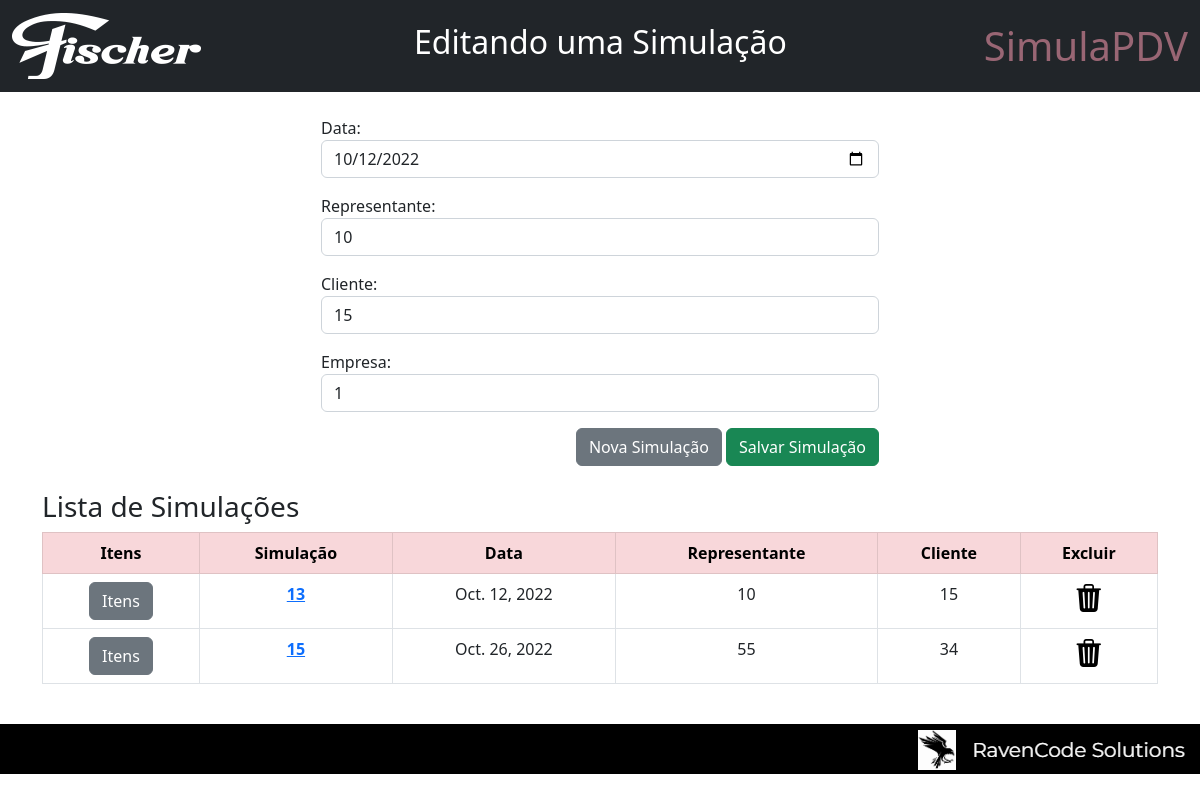
The page /edit_simulation/13 on the database its author committed.
### pdvSimulations/models.py (models this page shows)
class Simulacao(models.Model):
    dt_simulacao = models.DateField()
    cod_rep = models.IntegerField()
    cod_cliente = models.IntegerField()
    cod_empr = models.IntegerField(default=1)
    situacao = models.BooleanField(default=True)

### pdvSimulations/views.py (the view)
# urls.py: path('edit_simulation/<simulation_id>', views.edit_simulation, name='edit_simulation'),
def edit_simulation(request, simulation_id):
    if request.method == 'POST':
        simulacao = Simulacao.objects.get(pk=simulation_id)
        form = NovaSimulacao(request.POST or None, instance=simulacao)
        if form.is_valid():
            form.save()
    else:
        simulacao = Simulacao.objects.get(pk=simulation_id)
        form = NovaSimulacao(instance=simulacao)
    todas_simulacoes = Simulacao.objects.all
    return render(request, 'simulations.html',{'title':'Editando uma Simulação','simulacao':simulacao,'form': form,'todas_simulacoes':todas_simulacoes})

### pdvSimulations/forms.py
class NovaSimulacao(forms.ModelForm):
    class Meta:
        model = Simulacao
        fields = ('dt_simulacao','cod_rep','cod_cliente','cod_empr')#,'situacao')
        labels = {
            'dt_simulacao':'Data:',
            'cod_rep':'Representante:',
            'cod_cliente':'Cliente:',
            'cod_empr':'Empresa:'
        }
        widgets = {
            'dt_simulacao':forms.DateInput(attrs={'type':'date','class':'form-control'}),
            'cod_rep':forms.NumberInput(attrs={'class':'form-control'}),
            'cod_cliente':forms.NumberInput( attrs={'class':'form-control'}),
            'cod_empr':forms.NumberInput(attrs={'class':'form-control'})
        }

### pdvSimulations/templates/simulations.html (shortened to what this page needs)
{% extends 'base.html' %}
{% block title %} {{title}} {% endblock %}
{% block content %}
    <div class="col-md-6 offset-md-3">
        <form method="POST">
            {{ form.as_p }}
            <div class="text-end">
                <button onclick="location.href='{% url 'simulations' %}'" type="button" class="btn btn-secondary">Nova Simulação</button>
                <input type="submit" value="Salvar Simulação" class="btn btn-success">
            </div>
        </form>
    </div>
    <br>
    {% if todas_simulacoes %}
    <h3>Lista de Simulações</h3>
    <table class="table table-bordered">
        <thead>
            <tr class="table-danger text-center">
                <th>Itens</th>
                <th>Simulação</th>
                <th>Data</th>
                <th>Representante</th>
                <th>Cliente</th>
                <th>Excluir</th>
            </tr>
        </thead>
        {% for simulacao in todas_simulacoes %}
            <tbody class="text-center">
                <tr>
                    <td>
                        <button onclick="location.href='{% url 'simulation_items' simulacao.id %}'" type="button" class="btn btn-secondary">Itens</button>
                    </td>
                    <th scope="row"><a href="{% url 'edit_simulation' simulacao.id %}">{{ simulacao.id }}</a></th>
                    <td>{{ simulacao.dt_simulacao }}</td>
                    <td>{{ simulacao.cod_rep }}</td>
                    <td>{{ simulacao.cod_cliente }}</td>
                    <td><a onclick="return confirm('Confirma a Exclusão da Simulação?')" href="{% url 'delete_simulation' simulacao.id %}"><i style="color: black;" class="bi bi-trash3-fill h3"></i></a></td>
                </tr>
            </tbody>
        {% endfor %}
        </table>
    {% endif %}
{% endblock %}

### rows shown on the page
Simulacao: dt_simulacao "10/12/2022", cod_rep "10", cod_cliente "15", cod_empr "1", id "13", dt_simulacao "Oct. 12, 2022"
Simulacao: id "15", dt_simulacao "Oct. 26, 2022", cod_rep "55", cod_cliente "34"

### other values the page prints
{{ title }} "Editando uma Simulação"
